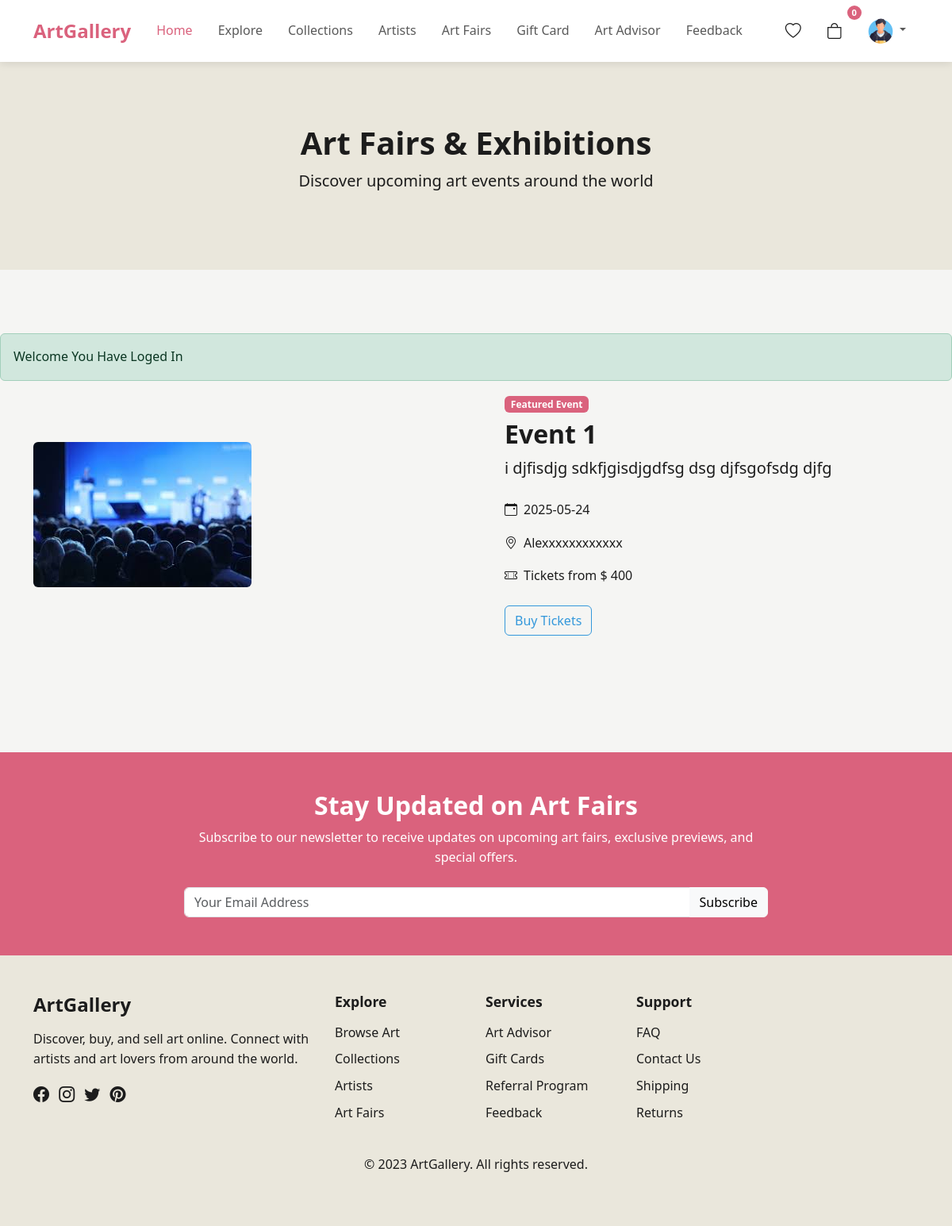
/pages/art-fairs.php (signed in), run on an earlier commit of the app's database.
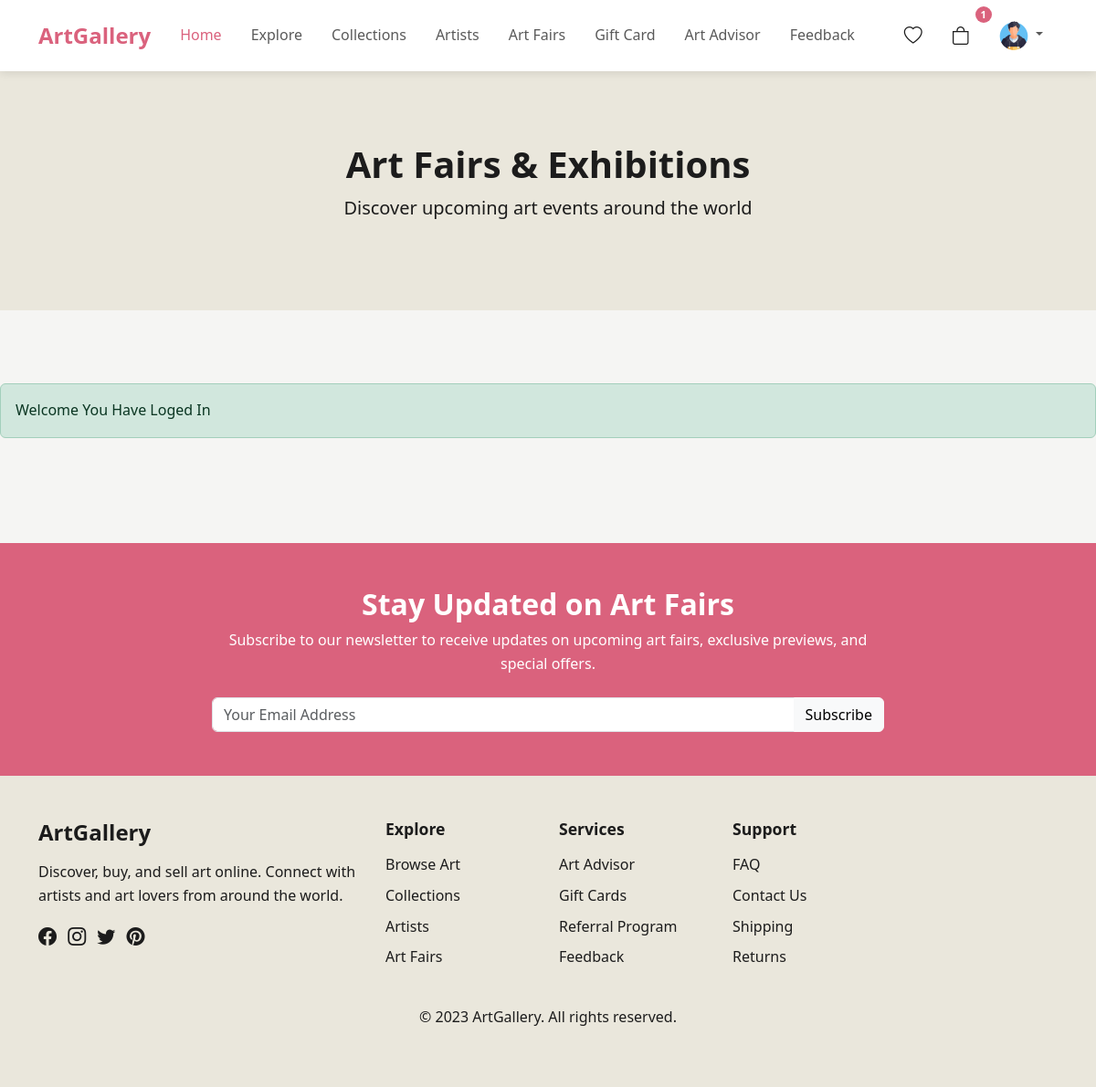
And on a later commit of the database.
### tables this page shows
CREATE TABLE `fairs` (
  `id` int(11) NOT NULL,
  `title` varchar(255) DEFAULT NULL,
  `description` text DEFAULT NULL,
  `fair_date` date DEFAULT NULL,
  `fair_time` time DEFAULT NULL,
  `price` int(11) NOT NULL,
  `location` varchar(255) DEFAULT NULL,
  `image` varchar(255) DEFAULT NULL,
  `created_by` int(11) DEFAULT NULL,
  `created_at` timestamp NOT NULL DEFAULT current_timestamp()
);

### class/class.php (called while the page is built, shortened)
<?php
class Visitor extends User
{
    public function ShowFairs()
    {
        require_once('../includes/conn.php');
        $showFairs = "SELECT * FROM `fairs` ORDER BY id DESC";
        $FairsResult = mysqli_query($conn, $showFairs);
        return $FairsResult;
    }
}

### pages/art-fairs.php (the view, shortened to what the changed rows need)
<!DOCTYPE html>
<html lang="en">
<head>
    <link rel="stylesheet" href="https://cdn.jsdelivr.net/npm/bootstrap@5.3.0/dist/css/bootstrap.min.css">
    <link rel="stylesheet" href="https://cdn.jsdelivr.net/npm/bootstrap-icons@1.11.1/font/bootstrap-icons.css">
    <link rel="stylesheet" href="../assets/css/style.css">
</head>
<body>
    <?php
    include '../includes/header.php';
    require_once('../class/class.php')
    ?>
    <section class="page-hero">
        <div class="container">
            <div class="row">
                <div class="col-lg-8 mx-auto text-center">
                    <h1>Art Fairs & Exhibitions</h1>
                </div>
            </div>
        </div>
    </section>
    <section class="featured-fair py-5">
        <div class="container">
            <?php
            $visitor = new Visitor();
            $rowData = $visitor->ShowFairs();
            while ($row = mysqli_fetch_assoc($rowData)) {
                $fairId = $row['id'];
            ?>
                <div class="row align-items-center mb-5">
                    <div class="col-lg-6">
                        <img src="../admin/back/<?php echo $row['image'] ?>" alt="International Art Expo" class="img-fluid rounded">
                    </div>
                    <div class="col-lg-6">
                        <div class="featured-fair-content ps-lg-4 mt-4 mt-lg-0">
                            <div class="badge bg-primary mb-2">Featured Event</div>
                            <h2><?php echo $row['title'] ?></h2>
                            <p class="lead"><?php echo $row['description'] ?></p>
                            <div class="fair-details mt-4">
                                <div class="d-flex align-items-center mb-3">
                                    <i class="bi bi-calendar-event me-2"></i>
                                    <span><?php echo $row['fair_date'] ?></span>
                                </div>
                                <div class="d-flex align-items-center mb-3">
                                    <i class="bi bi-geo-alt me-2"></i>
                                    <span><?php echo $row['location'] ?></span>
                                </div>
                                <div class="d-flex align-items-center mb-3">
                                    <i class="bi bi-ticket-perforated me-2"></i>
                                    <span>Tickets from $ <?php echo $row['price'] ?></span>
                                </div>
                            </div>
                            <div class="mt-4">
                                <button class="btn btn-outline-primary" onclick="toggleForm('form-<?php echo $fairId ?>')">Buy Tickets</button>
                            </div>
                        </div>
                    </div>
                </div>
            <?php
            }
            ?>
            <br>
            <br>
        </div>
    </section>
    <section class="newsletter py-5 bg-primary text-white">
        <div class="container">
            <div class="row justify-content-center">
                <div class="col-md-8 text-center">
                    <h2>Stay Updated on Art Fairs</h2>
                </div>
            </div>
        </div>
    </section>
</body>
</html>

### includes/header.php (shortened to what the changed rows need)
<?php
include '../includes/conn.php';
?>
<link rel='stylesheet' href='https://cdn.jsdelivr.net/npm/boxicons@2.0.5/css/boxicons.min.css'>
<link rel="stylesheet" href="https://cdnjs.cloudflare.com/ajax/libs/font-awesome/6.6.0/css/all.min.css" />
<nav class="navbar navbar-expand-lg navbar-light fixed-top">
    <div class="container">
        <div class="collapse navbar-collapse" id="navbarNav">
            <?php if (isset($_SESSION['user']) && $_SESSION['user_role'] == 'visitor'): ?>
                <ul class="navbar-nav">
                    <li class="nav-item">
                        <a class="nav-link nav-icon position-relative" href="favorites.php">
                            <i class="bi bi-heart"></i>
                        </a>
                    </li>
                    <?php
                    $user_id = $_SESSION['user_id'];
                    $sql = "SELECT COUNT(*) as total FROM cart WHERE user_id = $user_id";
                    $result = $conn->query($sql);
                    $row = $result->fetch_assoc();
                    $cartCount = $row['total'];
                    ?>
                    <li class="nav-item">
                        <a class="nav-link nav-icon position-relative" href="cart.php">
                            <i class="bi bi-bag"></i>
                            <span class="cart-count"><?= $cartCount ?></span>
                        </a>
                    </li>
                    <li class="nav-item dropdown">
                        <a class="nav-link dropdown-toggle" href="#" id="navbarDropdown" role="button" data-bs-toggle="dropdown">
                            <img src="../back/<?php echo $_SESSION['user_image'] ?>" alt="Profile" class="rounded-circle" width="32" height="32">
                        </a>
                    </li>
                </ul>
            <?php endif; ?>
        </div>
    </div>
</nav>

What changed in the data, as far as the page shows it:
removed fairs: image (picture), title "Event 1", description "i djfisdjg sdkfjgisdjgdfsg dsg djfsgofsdg djfg", fair_date "2025-05-24", location "Alexxxxxxxxxxxx", price "400"
Also different on the page:
$cartCount: "0" → "1"
